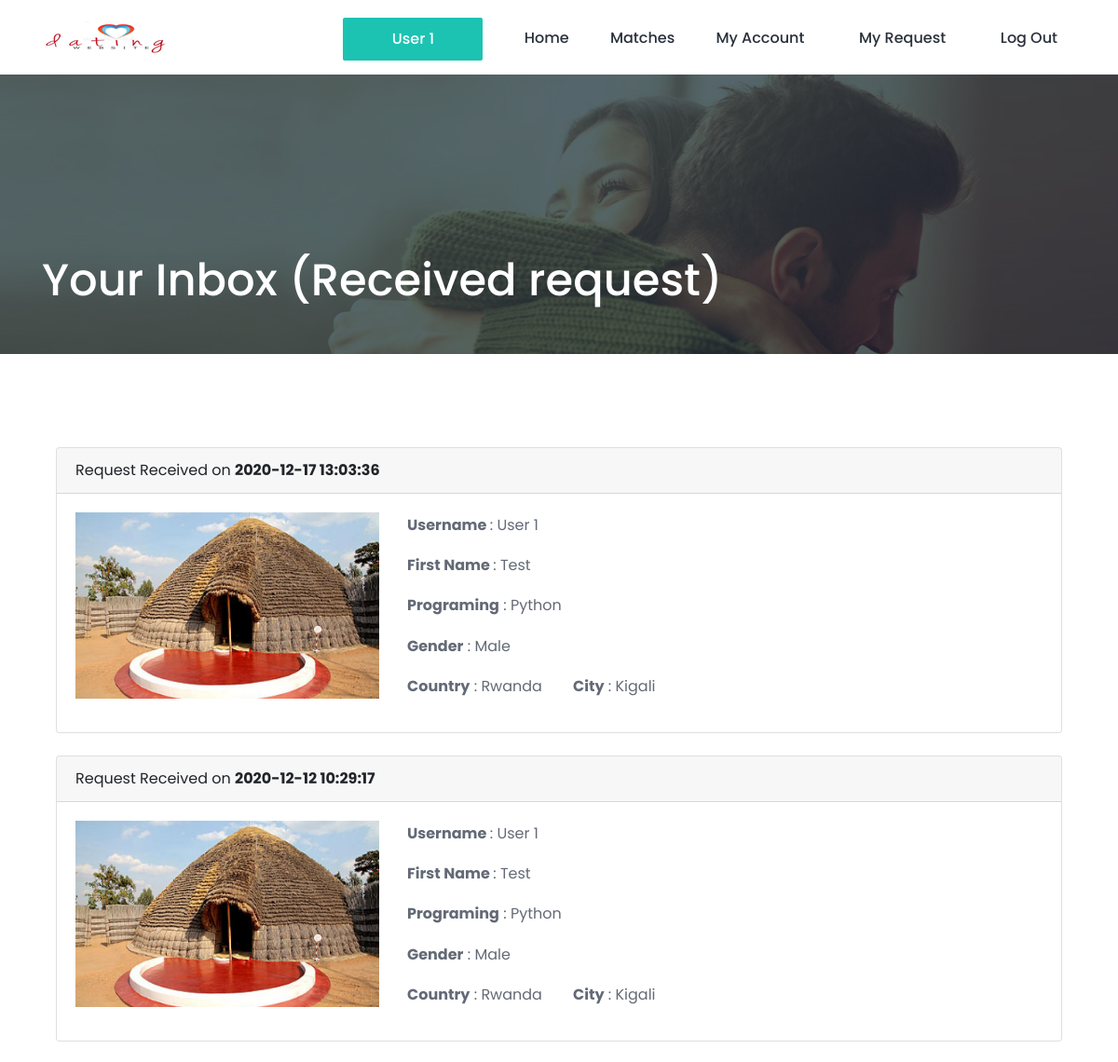
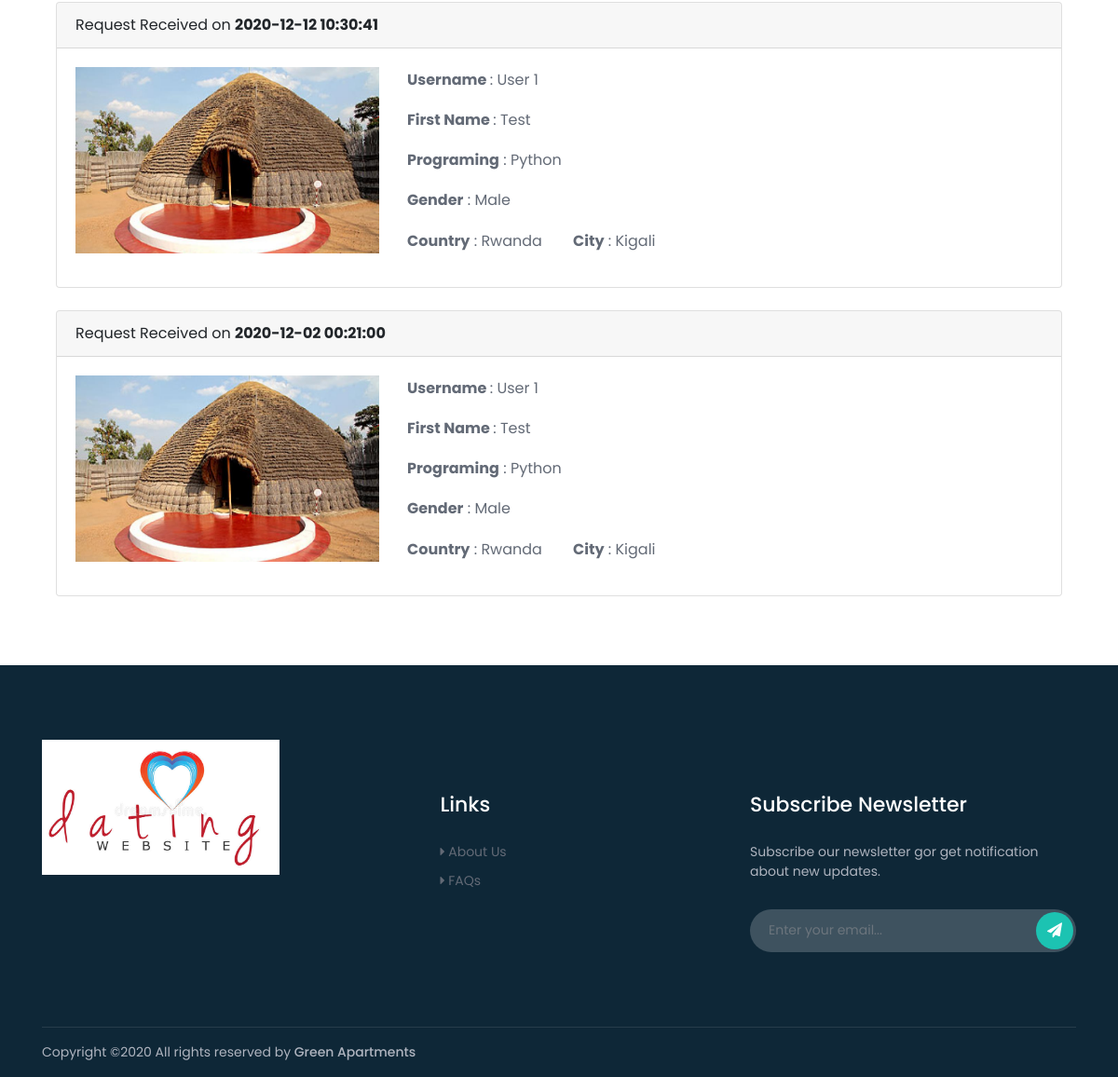
The app's page /account/index.php?inbox (signed in) with its own data (2 pictures, top to bottom).
### tables this page shows
CREATE TABLE `members` (
  `member_id` int(11) NOT NULL,
  `f_name` longtext NOT NULL,
  `dob` longtext NOT NULL,
  `gender` longtext NOT NULL,
  `country` longtext NOT NULL,
  `city` longtext NOT NULL,
  `email` longtext NOT NULL,
  `username` longtext NOT NULL,
  `password` longtext NOT NULL,
  `programing` longtext NOT NULL,
  `profile` longtext NOT NULL,
  `reg_date` timestamp NOT NULL DEFAULT current_timestamp() ON UPDATE current_timestamp()
);

CREATE TABLE `request` (
  `request_id` int(11) NOT NULL,
  `sender_id` longtext NOT NULL,
  `receiver_id` longtext NOT NULL,
  `message` longtext NOT NULL,
  `created_date` timestamp NOT NULL DEFAULT current_timestamp() ON UPDATE current_timestamp()
);

### account/inbox.php (the view, shortened to what this page needs)
<div class="breadcrumb-area bg-img bg-overlay jarallax" style="background-image: url(../img/bg-img/16.png);">
    <div class="container h-100">
        <div class="row h-100 align-items-end">
            <div class="col-12">
                <div class="breadcrumb-content d-flex align-items-center justify-content-between pb-5">
                    <h2 class="room-title">Your Inbox (Received request)</h2>
                </div>
            </div>
        </div>
    </div>
</div>
<div class="roberto-rooms-area section-padding-100-0">
    <div class="container">
        <div class="row">
            <div class="col-12 col-lg-12">
                <div class="room-service mb-50">
                    <div class="col-lg-12 ">
                    <?php
                        $sql5=" SELECT * FROM request,members WHERE request.receiver_id=members.member_id AND request.receiver_id='$member_id' ";
                            $result5=$conn->query($sql5);
                                while ($row5 = $result5->fetch_assoc()) {
                                $username=$row5['username'];
                                $f_name=$row5['f_name'];
                                $programing=$row5['programing'];
                                $country=$row5['country'];
                                $city=$row5['city'];
                                $gender=$row5['gender'];
                                $profile=$row5['profile'];
                                $created_date=$row5['created_date'];
                    ?>
                <div class="card">
                  <div class="card-header">
                     Request Received on <strong><?php echo $created_date ?></strong>
                  </div>
                  <div class="card-body row">
                    <div class="col-4">
                        <div class="room-thumbnail">
                            <img style="width: 100%;height: 200px" src="client_profile_data/<?php echo $profile ?>" alt="<?php echo $username ?>">
                        </div>
                    </div>
                    <div class="col-6">
                        <p><strong>Username </strong> : <?php echo $username ?></p>
                        <p><strong>First Name </strong> : <?php echo $f_name ?></p>
                        <p><strong>Programing</strong> : <?php echo $programing ?> </p>
                        <p><strong>Gender</strong> : <?php echo $gender ?> </p>
                        <div class="row">
                            <div class="col-lg-4">
                                <p><strong>Country</strong> : <?php echo $country ?></p>
                            </div>
                            <div class="col-lg-4">
                                <p><strong>City</strong> : <?php echo $city ?></p>
                            </div>
                        </div>
                    </div>
                  </div>
                </div>
                <br>
                <?php
                  }
                  ?>
            </div>
        </div>
    </div>
</div>
</div>

### account/index.php (shortened to what this page needs)
<!DOCTYPE html>
<?php
include "../config/connection.php";
if(isset($_SESSION['Member_Data_2020']) == false){
    header("Location:../login.php");
}else{
    ?>
                                <?php
                                $sql5="SELECT * from members where username='$_SESSION[Member_Data_2020]'";
                                $result5=$conn->query($sql5);
                                while ($row5 = $result5->fetch_assoc()) {
                                $member_id=$row5['member_id'];
                                $username=$row5['username'];
                                }
                                ?>
<html lang="en">
<head>
    <link rel="stylesheet" href="../style.css">
</head>
<body>
    <header class="header-area">
        <div class="search-form d-flex align-items-center">
            <div class="container">
                <form action="index.html" method="get">
                    <button type="submit"><i class="icon_search"></i></button>
                </form>
            </div>
        </div>
        <div class="main-header-area">
            <div class="classy-nav-container breakpoint-off">
                <div class="container">
                    <nav class="classy-navbar justify-content-between" id="robertoNav">
                        <a class="nav-brand" href="index.php?home"><img src=".././img/core-img/logo.png" alt=""></a>
                        <div class="classy-menu">
                            <div class="classynav">
                                <ul id="nav">
                                    <li><a href="index.php"><button type="submit" class="form-control btn roberto-btn w-100"><?php echo $username ?> </button></a></li>
                                    <li><a href="index.php?home">Home</a></li>
                                    <li><a href="index.php?matches">Matches</a></li>
                                    <li><a href="#">My Account</a>
                                    </li>
                                    <li><a href="#">My Request</a>
                                    </li>
                                    <li><a href="?sign=out" id="logout">Log Out</a></li>
                                </ul>
                            </div>
                        </div>
                    </nav>
                </div>
            </div>
        </div>
    </header>
    <?php
        if(isset($_GET['home']))
        {
            include("home.php");
        }
        elseif(isset($_GET['matches']))
        {
            include("matches.php");
        }
        elseif(isset($_GET['inbox']))
        {
            include("inbox.php");
        }
        elseif(isset($_GET['Request']))
        {
            include("request.php");
        }
        elseif(isset($_GET['match_view']))
        {
            include("user-view.php");
        }
        elseif(isset($_GET['about']))
        {
            include("about.php");
        }
        elseif(isset($_GET['review']))
        {
            include("new_review.php");
        }
        elseif(isset($_GET['profile']))
        {
            include("profile.php");
        }
        elseif(isset($_GET['update_profile']))
        {
            include("update_profile.php");
        }
        elseif(isset($_GET['update_profile_data']))
        {
            include("update_profile_data.php");
        }
        elseif(isset($_GET['search_data']))
        {
            include("user_search.php");
        }
        elseif(isset($_GET['']))
        {
            include("");
        }
        else
        {
            include("home.php");
        }
    ?>
    <footer class="footer-area section-padding-80-0">
        <div class="main-footer-area">
            <div class="container">
                <div class="row align-items-baseline justify-content-between">
                    <div class="col-12 col-sm-6 col-lg-3">
                        <div class="single-footer-widget mb-80">
                            <a href="#" class="footer-logo"><img src="../img/core-img/logo.jpg" alt=""></a>
                        </div>
                    </div>
                    <div class="col-12 col-sm-4 col-lg-2">
                        <div class="single-footer-widget mb-80">
                            <h5 class="widget-title">Links</h5>
                            <ul class="footer-nav">
                                <li><a href="index.php?about"><i class="fa fa-caret-right" aria-hidden="true"></i> About Us</a></li>
                                <li><a href="#"><i class="fa fa-caret-right" aria-hidden="true"></i> FAQs</a></li>
                            </ul>
                        </div>
                    </div>
                    <div class="col-12 col-sm-8 col-lg-4">
                        <div class="single-footer-widget mb-80">
                            <h5 class="widget-title">Subscribe Newsletter</h5>
                            <span>Subscribe our newsletter gor get notification about new updates.</span>
                            <form action="index.html" class="nl-form">
                                <input type="email" class="form-control" placeholder="Enter your email...">
                                <button type="submit"><i class="fa fa-paper-plane" aria-hidden="true"></i></button>
                            </form>
                        </div>
                    </div>
                </div>
            </div>
        </div>
        <div class="container">
            <div class="copywrite-content">
                <div class="row align-items-center">
                    <div class="col-12 col-md-8">
                        <div class="copywrite-text">
                            <p>
Copyright &copy;<script>document.write(new Date().getFullYear());</script> All rights reserved by <a href="#" target="_blank">Green Apartments</a>
</p>
                        </div>
                    </div>
                </div>
            </div>
        </div>
    </footer>
</body>
</html>
                            <?php
                                }
                            ?>

### css/default-assets/classy-nav.css (style rules this page uses)
.classy-nav-container { position: relative; z-index: 1; background-color: #ffffff; }
.classy-nav-container * { box-sizing: border-box; }
.classy-nav-container a { -webkit-transition-duration: 500ms; transition-duration: 500ms; text-decoration: none; outline: none; font-size: 14px; color: #232323; display: inline-block; }
.justify-content-between { -webkit-box-pack: justify; -ms-flex-pack: justify; justify-content: space-between; }
.classy-navbar { width: 100%; height: 80px; display: -webkit-box; display: -ms-flexbox; display: flex; -webkit-box-align: center; -ms-flex-align: center; -ms-grid-row-align: center; align-items: center; }
.classy-navbar .nav-brand { font-size: 26px; font-weight: 500; color: #232323; display: inline-block; margin-right: 30px; }
.classynav ul li { display: inline-block; clear: both; position: inherit; z-index: 10; }
.classynav ul li.cn-dropdown-item { position: relative; z-index: 10; }
.classynav ul li a { padding: 0 15px; display: block; height: 40px; font-size: 14px; line-height: 39px; }
.classynav ul li.megamenu-item > a:after, .classynav ul li.has-down > a:after { font-family: 'classyfonts'; content: "\e900"; font-size: 12px; color: #000000; padding-left: 5px; -webkit-transition-duration: 500ms; transition-duration: 500ms; }
.breakpoint-off .classynav { display: -webkit-box; display: -ms-flexbox; display: flex; -webkit-box-align: center; -ms-flex-align: center; -ms-grid-row-align: center; align-items: center; }

### records on screen
members: username "User 1"
request: created_date "2020-12-17 13:03:36", members.profile (picture), members.username "User 1", members.f_name "Test", members.programing "Python", members.gender "Male", members.country "Rwanda", members.city "Kigali"
request: created_date "2020-12-12 10:29:17", members.profile (picture), members.username "User 1", members.f_name "Test", members.programing "Python", members.gender "Male", members.country "Rwanda", members.city "Kigali"
request: created_date "2020-12-12 10:30:41", members.profile (picture), members.username "User 1", members.f_name "Test", members.programing "Python", members.gender "Male", members.country "Rwanda", members.city "Kigali"
request: created_date "2020-12-02 00:21:00", members.profile (picture), members.username "User 1", members.f_name "Test", members.programing "Python", members.gender "Male", members.country "Rwanda", members.city "Kigali"
